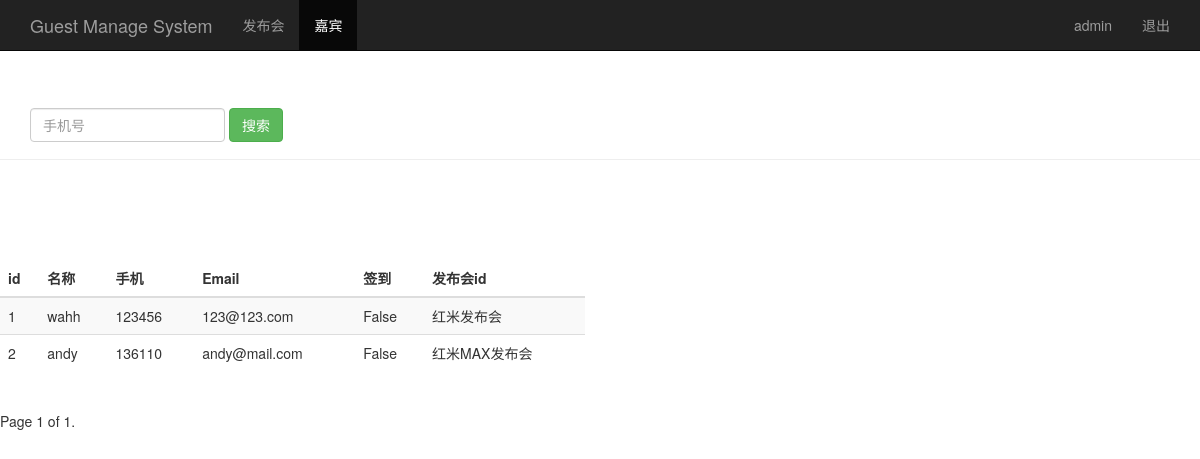
The page /guest_manage/ (signed in) on the database its author committed.
### sign/models.py (models this page shows, shortened)
class Guest(models.Model):
    event = models.ForeignKey(Event)    #关联发布会id
    realname = models.CharField(max_length=64)  #姓名
    phone = models.CharField(max_length=16) #手机号
    email = models.EmailField() #邮箱
    sign = models.BooleanField()    #签到状态
    creat_time = models.DateTimeField(auto_now=True)    #创建时间
    class Meta:
        unique_together = ("event","phone")

class Event(models.Model):
    name = models.CharField(max_length=100) #发布会标题
    limit = models.IntegerField()   #参加人数
    status = models.BooleanField()  #状态
    address = models.CharField(max_length=200)  #地址
    start_time = models.DateTimeField('event_time') #发布会时间
    creat_time = models.DateTimeField(auto_now=True)    #创建时间（自动获取当前时间）
    def __str__(self):
        return self.name

### sign/views.py (the view)
# urls.py: url(r'^guest_manage/$',views.guest_manage),
@login_required
def guest_manage(request):
    username = request.session.get('user','')
    guest_list = Guest.objects.get_queryset().order_by('id')
    paginator = Paginator(guest_list, 2)
    page = request.GET.get('page')
    try:
        contacts = paginator.page(page)
    except PageNotAnInteger:
        contacts = paginator.page(1)
    except EmptyPage:
        contacts = paginator.page(Paginator.num_pages)
    return render(request, "guest_manage.html", {"user":username,"guests":contacts})

### sign/templates/guest_manage.html (shortened to what this page needs)
<!DOCTYPE html>
<html lang="zh-CN">
  <head>
    {% load bootstrap3 %}
    {% bootstrap_css %}
  </head>
  <body role="document">
    <nav class="navbar navbar-inverse navbar-fixed-top">
      <div class="container">
        <div class="navbar-header">
          <a class="navbar-brand" href="/guest_manage/">Guest Manage System</a>
        </div>
        <div id="navbar" class="collapse navbar-collapse">
          <ul class="nav navbar-nav">
            <li><a href="/event_manage/">发布会</a></li>
            <li class="active"><a href="#">嘉宾</a></li>
          </ul>
          <ul class="nav navbar-nav navbar-right">
           <li><a href="#">{{user}}</a></li>
           <li><a href="/logout/">退出</a></li>
         </ul>
        </div>
      </div>
    </nav>
      <div class="page-header" style="padding-top:60px;">
          <div id="navbar" class="navbar-collapse collapse">
            <form class="navbar-form" method="get" action="/search_phone/">
              <div class="form-group">
                <input name="phone" type="text" placeholder="手机号" class="form-control">
              </div>
              <button type="submit" class="btn btn-success">搜索</button>
            </form>
          </div>
        </div>
      <div class="row" style="padding-top: 80px;">
        <div class="col-md-6">
          <table class="table table-striped">
            <thead>
              <tr>
                <th>id</th>
                <th>名称</th>
                <th>手机</th>
                <th>Email</th>
                <th>签到</th>
                <th>发布会id</th>
              </tr>
            </thead>
            <tbody>
              {% for guest in guests %}
                <tr>
                  <td>{{ guest.id }}</td>
                  <td>{{ guest.realname }}</td>
                  <td>{{ guest.phone }}</td>
                  <td>{{ guest.email }}</td>
                  <td>{{ guest.sign }}</td>
                  <td>{{ guest.event }}</td>
                </tr>
             {% endfor %}
            </tbody>
          </table>
        </div>
      </div>
       <div class="pagination">
          <span class="step-links">
              {% if search_phone %}
                  {% if guests.has_previous %}
                  <a href="?phone={{ search_phone }}&page={{ guests.previous_page_number }}">previous</a>
                  {% endif %}
                  <span class="current">
                      Page {{ guests.number}} of {{ guests.paginator.num_pages }}.
                  </span>
                  {% if guests.has_next %}
                  <a href="?phone={{ search_phone }}&page={{ guests.next_page_number }}">next</a>
                  {% endif %}
              {% else %}
                  <span class="current">
                      Page {{ guests.number}} of {{ guests.paginator.num_pages }}.
                  </span>
              {% endif %}
          </span>
      </div>
  </body>
</html>

### rows shown on the page
Guest: id "1", realname "wahh", phone "123456", email "123@123.com", sign "False", event "红米发布会"
Guest: id "2", realname "andy", phone "136110", email "andy@mail.com", sign "False", event "红米MAX发布会"

### other values the page prints
{{ user }} "admin"
{{ guests.number }} "1"
{{ guests.paginator.num_pages }} "1"
